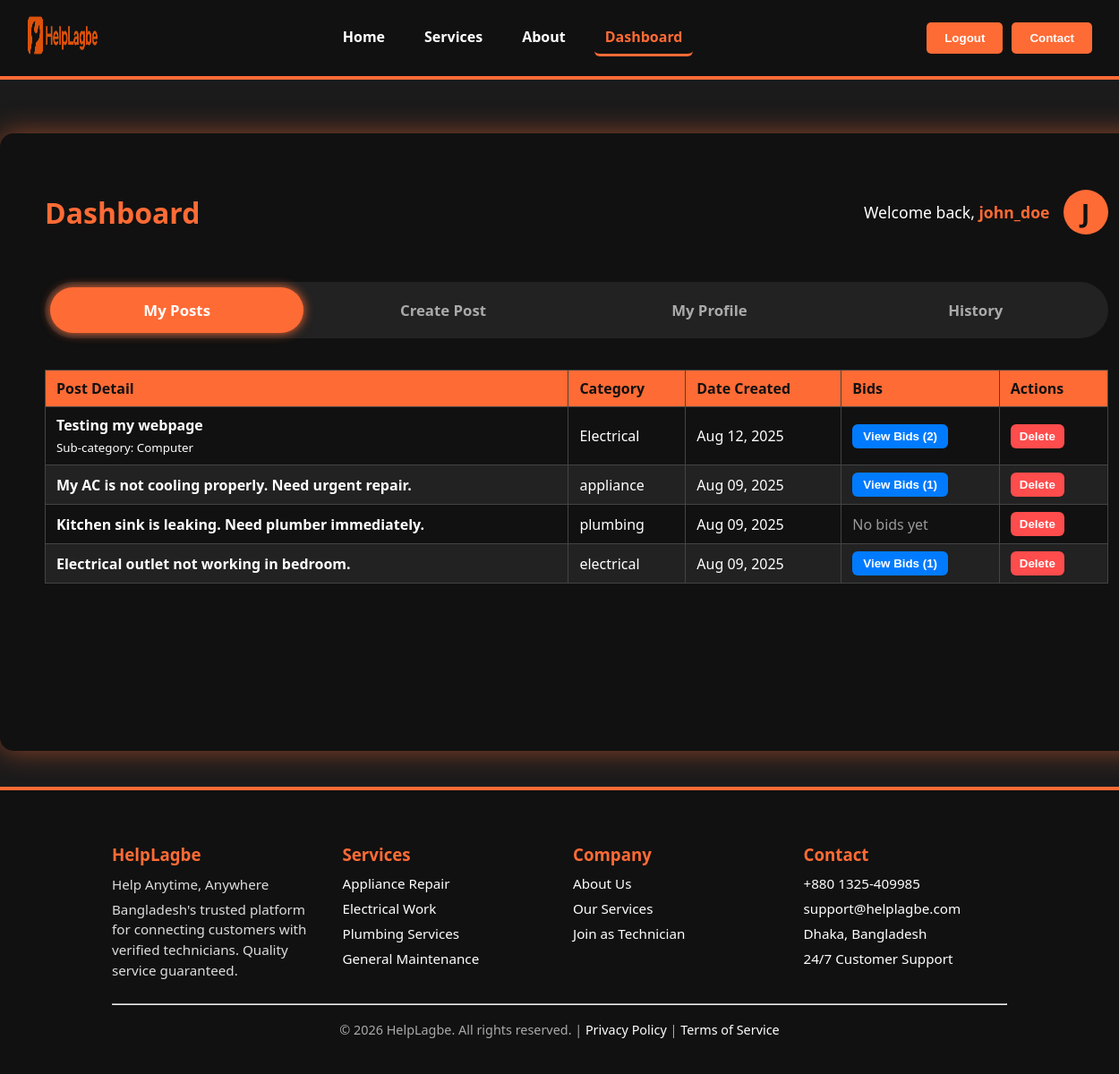
Screenshot of /userdash.php (signed in) with the database file from the repository.
### tables this page shows
CREATE TABLE `posts` (
  `post_id` int(11) NOT NULL,
  `Post_detail` text NOT NULL,
  `Image` varchar(255) DEFAULT NULL,
  `Category` varchar(100) NOT NULL,
  `Sub-Category` varchar(100) DEFAULT NULL,
  `user_id` int(11) NOT NULL,
  `created_at` timestamp NOT NULL DEFAULT current_timestamp(),
  `updated_at` timestamp NOT NULL DEFAULT current_timestamp() ON UPDATE current_timestamp()
);

### userdash.php (the view, shortened to what this page needs)
<?php
require_once 'db.php';
$username = $_SESSION['username'];
$user_id = $_SESSION['user_id'];
function h($string)
{
    return htmlspecialchars($string, ENT_QUOTES, 'UTF-8');
}
function getPostBids($post_id, $conn)
{
    $bids = [];
    $sql = "SELECT t.task_id, t.price, t.created_at, t.task_status,
                   tech.Full_Name AS technician_name, tech.national_id,
                   u.username, u.phone_no, u.Image AS tech_image
            FROM tasks t
            JOIN technician tech ON t.technician_id = tech.technician_id
            JOIN users u ON tech.user_id = u.user_id
            WHERE t.post_id = ?";
    $stmt = $conn->prepare($sql);
    $stmt->bind_param("i", $post_id);
    $stmt->execute();
    $result = $stmt->get_result();
    while ($row = $result->fetch_assoc()) {
        $bids[] = $row;
    }
    return $bids;
}
$posts = [];
$sql_posts = "SELECT p.post_id, p.Post_detail, p.Image, p.Category, p.`Sub-Category`, p.created_at,
              (SELECT COUNT(*) FROM tasks t WHERE t.post_id = p.post_id) AS bid_count
              FROM posts p
              WHERE p.user_id = ?
              ORDER BY p.created_at DESC";
$stmt_posts = $conn->prepare($sql_posts);
$stmt_posts->bind_param("i", $user_id);
$stmt_posts->execute();
$result_posts = $stmt_posts->get_result();
while ($row = $result_posts->fetch_assoc()) {
    $row['bids'] = getPostBids($row['post_id'], $conn);
    $posts[] = $row;
}
?>
<!DOCTYPE html>
<html lang="en">
<head>
</head>
<body>
    <header>
        <div class="logo">
            <img src="logo.png" alt="HelpLagbe Logo" />
        </div>
        <nav>
            <a href="homepage.html">Home</a>
            <a href="#services">Services</a>
            <a href="#about">About</a>
            <a href="userdash.php" class="active">Dashboard</a>
        </nav>
        <div style="display:flex; gap:10px;">
            <button class="contact-btn" onclick="location.href='login.html'">Logout</button>
            <button class="contact-btn" onclick="scrollToContact()">Contact</button>
        </div>
    </header>
    <div class="container">
        <div class="dash-top">
            <h2>Dashboard</h2>
            <div class="welcome">
                <span>Welcome back, <strong><?php echo h($username); ?></strong></span>
                <div class="profile-circle"><?php echo strtoupper(h($username[0])); ?></div>
            </div>
        </div>
        <div class="tabs">
            <div class="tab active" data-target="myposts">My Posts</div>
            <div class="tab" data-target="createpost">Create Post</div>
            <div class="tab" data-target="myprofile">My Profile</div>
            <div class="tab" data-target="history">History</div>
        </div>
        <div id="myposts" class="tab-content active">
            <?php if (count($posts) > 0): ?>
                <table>
                    <thead>
                        <tr>
                            <th>Post Detail</th>
                            <th>Category</th>
                            <th>Date Created</th>
                            <th>Bids</th>
                            <th>Actions</th>
                        </tr>
                    </thead>
                    <tbody>
                        <?php foreach ($posts as $post): ?>
                            <tr>
                                <td>
                                    <strong><?php echo h($post['Post_detail']); ?></strong>
                                    <?php if (!empty($post['Sub-Category'])): ?>
                                        <br><small>Sub-category: <?php echo h($post['Sub-Category']); ?></small>
                                    <?php endif; ?>
                                </td>
                                <td><?php echo h($post['Category']); ?></td>
                                <td><?php echo date('M d, Y', strtotime($post['created_at'])); ?></td>
                                <td>
                                    <?php if ($post['bid_count'] > 0): ?>
                                        <button class="view-bids-btn" onclick="toggleBids(<?php echo $post['post_id']; ?>)">
                                            View Bids (<?php echo $post['bid_count']; ?>)
                                        </button>
                                    <?php else: ?>
                                        <span style="color: #999;">No bids yet</span>
                                    <?php endif; ?>
                                </td>
                                <td>
                                    <form method="POST"
                                        onsubmit="return confirm('Are you sure you want to delete this post? This action cannot be undone.');"
                                        style="display: inline;">
                                        <button type="submit" class="delete-btn">Delete</button>
                                    </form>
                                </td>
                            </tr>
                        <?php endforeach; ?>
                    </tbody>
                </table>
            <?php endif; ?>
        </div>
    </div>
    <footer id="contact">
        <div class="footer-top">
            <div>
                <h3>HelpLagbe</h3>
                <p>Help Anytime, Anywhere</p>
                <p>Bangladesh's trusted platform for connecting customers with verified technicians. Quality service
                    guaranteed.</p>
            </div>
            <div>
                <h3>Services</h3>
                <ul>
                    <li>Appliance Repair</li>
                    <li>Electrical Work</li>
                    <li>Plumbing Services</li>
                    <li>General Maintenance</li>
                </ul>
            </div>
            <div>
                <h3>Company</h3>
                <ul>
                    <li><a href="#">About Us</a></li>
                    <li><a href="#">Our Services</a></li>
                    <li><a href="#">Join as Technician</a></li>
                </ul>
            </div>
            <div>
                <h3>Contact</h3>
                <ul>
                    <li>+880 1325-409985</li>
                    <li>support@helplagbe.com</li>
                    <li>Dhaka, Bangladesh</li>
                    <li>24/7 Customer Support</li>
                </ul>
            </div>
        </div>
        <hr />
        <div class="footer-bottom">
            © 2026 HelpLagbe. All rights reserved. |
            <a href="#">Privacy Policy</a> |
            <a href="#">Terms of Service</a>
        </div>
    </footer>
</body>
</html>

### userdash.php (style rules this page uses)
body { margin: 0; font-family: "Segoe UI", Tahoma, Geneva, Verdana, sans-serif; background-color: #1b1b1b; color: white; min-height: 100vh; display: flex; flex-direction: column; }
a { text-decoration: none; color: white; transition: color 0.3s; }
header { display: flex; align-items: center; justify-content: space-between; background-color: #111; padding: 15px 30px; position: sticky; top: 0; z-index: 100; border-bottom: 4px solid #ff6b35; }
.logo img { height: 80px; }
nav { display: flex; gap: 20px; }
nav a { font-weight: 600; font-size: 1rem; color: white; padding: 8px 12px; border-radius: 6px; transition: color 0.3s; border-bottom: 3px solid transparent; }
nav a.active { color: #ff6b35; border-bottom: 3px solid #ff6b35; }
.contact-btn { background-color: #ff6b35; border: none; padding: 10px 20px; color: white; cursor: pointer; font-weight: bold; border-radius: 5px; transition: background 0.3s, transform 0.3s; }
.container { background-color: #111; border-radius: 15px; padding: 40px 50px 50px; width: 1400px; max-width: 95vw; margin: 60px auto 40px; box-shadow: 0 0 30px rgba(255, 107, 53, 0.5); min-height: 600px; display: flex; flex-direction: column; }
.dash-top { display: flex; justify-content: space-between; align-items: center; margin-bottom: 30px; }
.dash-top h2 { font-size: 2rem; font-weight: 700; color: #ff6b35; }
.welcome { display: flex; align-items: center; gap: 15px; font-size: 1.1rem; }
.welcome strong { color: #ff6b35; }
.profile-circle { background-color: #ff6b35; color: #111; font-weight: 700; width: 50px; height: 50px; border-radius: 50%; display: flex; align-items: center; justify-content: center; font-size: 1.8rem; user-select: none; }
.tabs { display: flex; justify-content: space-between; margin-bottom: 35px; background: #222; border-radius: 50px; padding: 6px; user-select: none; }
.tab { flex: 1; text-align: center; padding: 14px 0; cursor: pointer; border-radius: 50px; color: #aaa; font-weight: 600; transition: all 0.3s ease; margin: 0 7px; position: relative; font-size: 1.05rem; }
.tab:first-child { margin-left: 0; }
.tab:last-child { margin-right: 0; }
.tab.active { color: white; background-color: #ff6b35; box-shadow: 0 0 12px #ff6b35; z-index: 2; }
.tab-content { display: none; flex-grow: 1; color: #ddd; font-size: 1rem; line-height: 1.5; min-height: 300px; }
.tab-content.active { display: block; }
button[type="submit"] { padding: 5px 10px; margin-right: 5px; border: none; border-radius: 4px; cursor: pointer; }
table { width: 100%; border-collapse: collapse; color: white; }
th, td { border: 1px solid #444; padding: 8px 12px; text-align: left; vertical-align: middle; }
th { background-color: #ff6b35; color: #111; }
tr:nth-child(even) { background-color: #222; }
img { border-radius: 6px; max-width: 80px; max-height: 50px; }
button.delete-btn { background: #ff4c4c; border: none; padding: 6px 10px; color: white; font-weight: 600; border-radius: 6px; cursor: pointer; transition: background 0.3s; }
.view-bids-btn { background: #007bff; border: none; padding: 6px 12px; color: white; font-weight: 600; border-radius: 6px; cursor: pointer; transition: background 0.3s; }
footer { background-color: #111; padding: 40px 10%; color: white; border-top: 4px solid #ff6b35; }
.footer-top { display: grid; grid-template-columns: repeat(auto-fit, minmax(200px, 1fr)); gap: 30px; text-align: left; margin-bottom: 20px; }
footer h3 { color: #ff6b35; margin-bottom: 10px; }
footer p { line-height: 1.5; font-size: 0.95rem; color: #ddd; margin: 5px 0; }
footer ul { list-style: none; padding: 0; margin: 0; }
footer ul li { margin: 8px 0; color: white; font-size: 0.95rem; }
footer ul li a { color: white; font-size: 0.95rem; }
.footer-bottom { text-align: center; padding-top: 10px; font-size: 0.9rem; color: #aaa; }

### rows the page displays
posts: Post_detail "Testing my webpage", value "Computer", Category "Electrical", created_at "Aug 12, 2025", bid_count "2"
posts: Post_detail "My AC is not cooling properly. Need urgent repair.", Category "appliance", created_at "Aug 09, 2025", bid_count "1"
posts: Post_detail "Kitchen sink is leaking. Need plumber immediately.", Category "plumbing", created_at "Aug 09, 2025", shows "No bids yet"
posts: Post_detail "Electrical outlet not working in bedroom.", Category "electrical", created_at "Aug 09, 2025", bid_count "1"

### other values shown
$username "john_doe"
$username[0] "J"
